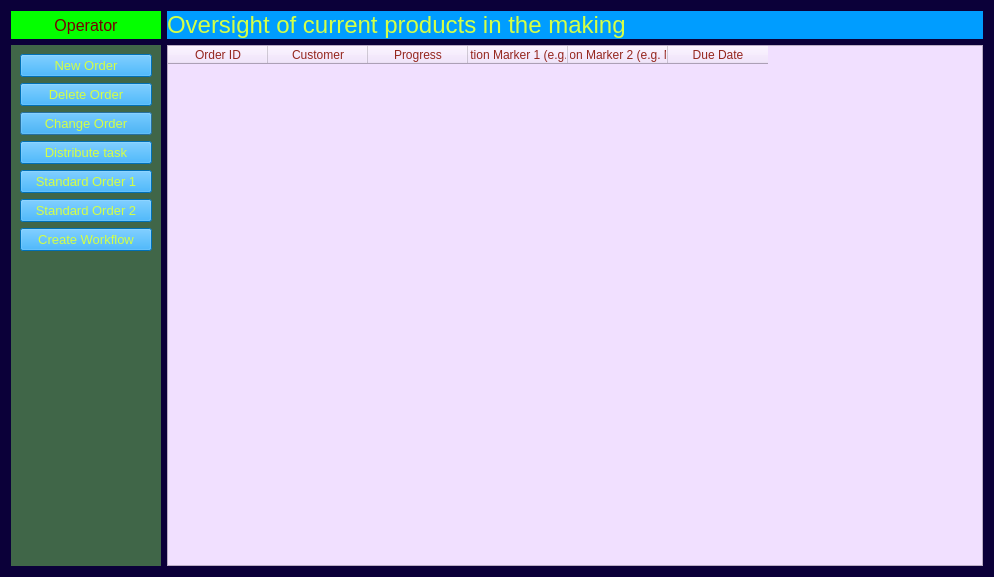
<?xml version="1.0" encoding="UTF-8"?>
<ui version="4.0">
 <class>Dialog</class>
 <widget class="QDialog" name="Dialog">
  <property name="geometry">
   <rect>
    <x>0</x>
    <y>0</y>
    <width>990</width>
    <height>577</height>
   </rect>
  </property>
  <property name="baseSize">
   <size>
    <width>700</width>
    <height>600</height>
   </size>
  </property>
  <property name="windowTitle">
   <string>Dialog</string>
  </property>
  <property name="styleSheet">
   <string notr="true">background-color:rgb(11, 0, 57);</string>
  </property>
  <layout class="QGridLayout" name="gridLayout">
   <item row="0" column="0">
    <widget class="QLabel" name="label_2">
     <property name="styleSheet">
      <string notr="true">background-color:rgb(4, 255, 0);color:rgb(117, 2, 2);font-size:12pt;</string>
     </property>
     <property name="text">
      <string>Operator</string>
     </property>
     <property name="alignment">
      <set>Qt::AlignCenter</set>
     </property>
    </widget>
   </item>
   <item row="0" column="1">
    <widget class="QLabel" name="label">
     <property name="styleSheet">
      <string notr="true">background-color:rgb(0, 157, 255);color:rgb(212, 255, 70);font-size:18pt;</string>
     </property>
     <property name="text">
      <string>Oversight of current products in the making</string>
     </property>
    </widget>
   </item>
   <item row="4" column="0">
    <widget class="QWidget" name="buttons_widget" native="true">
     <property name="minimumSize">
      <size>
       <width>150</width>
       <height>0</height>
      </size>
     </property>
     <property name="styleSheet">
      <string notr="true">background-color:rgb(64, 102, 72);</string>
     </property>
     <layout class="QGridLayout" name="gridLayout_2">
      <item row="3" column="0">
       <widget class="QPushButton" name="changeOrder">
        <property name="styleSheet">
         <string notr="true">background-color:rgb(0, 157, 255);color:rgb(212, 255, 70);font-size:10pt;</string>
        </property>
        <property name="text">
         <string>Change Order</string>
        </property>
       </widget>
      </item>
      <item row="10" column="0">
       <widget class="QPushButton" name="createWorkflow">
        <property name="styleSheet">
         <string notr="true">background-color:rgb(0, 157, 255);color:rgb(212, 255, 70);font-size:10pt;</string>
        </property>
        <property name="text">
         <string>Create Workflow</string>
        </property>
       </widget>
      </item>
      <item row="4" column="0">
       <widget class="QPushButton" name="distributeTask">
        <property name="styleSheet">
         <string notr="true">background-color:rgb(0, 157, 255);color:rgb(212, 255, 70);font-size:10pt;</string>
        </property>
        <property name="text">
         <string>Distribute task</string>
        </property>
       </widget>
      </item>
      <item row="5" column="0">
       <widget class="QPushButton" name="standardOrder1">
        <property name="styleSheet">
         <string notr="true">background-color:rgb(0, 157, 255);color:rgb(212, 255, 70);font-size:10pt;
</string>
        </property>
        <property name="text">
         <string>Standard Order 1</string>
        </property>
       </widget>
      </item>
      <item row="6" column="0">
       <widget class="QPushButton" name="standardOrder2">
        <property name="styleSheet">
         <string notr="true">background-color:rgb(0, 157, 255);color:rgb(212, 255, 70);font-size:10pt;</string>
        </property>
        <property name="text">
         <string>Standard Order 2</string>
        </property>
       </widget>
      </item>
      <item row="11" column="0">
       <spacer name="verticalSpacer">
        <property name="orientation">
         <enum>Qt::Vertical</enum>
        </property>
        <property name="sizeHint" stdset="0">
         <size>
          <width>20</width>
          <height>40</height>
         </size>
        </property>
       </spacer>
      </item>
      <item row="1" column="0">
       <widget class="QPushButton" name="newOrder">
        <property name="styleSheet">
         <string notr="true">background-color:rgb(0, 157, 255);color:rgb(212, 255, 70);font-size:10pt;</string>
        </property>
        <property name="text">
         <string>New Order</string>
        </property>
       </widget>
      </item>
      <item row="2" column="0">
       <widget class="QPushButton" name="deleteOrder">
        <property name="styleSheet">
         <string notr="true">background-color:rgb(0, 157, 255);color:rgb(212, 255, 70);font-size:10pt;</string>
        </property>
        <property name="text">
         <string>Delete Order</string>
        </property>
       </widget>
      </item>
     </layout>
    </widget>
   </item>
   <item row="4" column="1">
    <widget class="QTableWidget" name="tableWidget">
     <property name="sizePolicy">
      <sizepolicy hsizetype="MinimumExpanding" vsizetype="Expanding">
       <horstretch>0</horstretch>
       <verstretch>0</verstretch>
      </sizepolicy>
     </property>
     <property name="minimumSize">
      <size>
       <width>816</width>
       <height>0</height>
      </size>
     </property>
     <property name="styleSheet">
      <string notr="true">color: rgb(149, 38, 30); background-color: rgb(241, 224, 255);</string>
     </property>
     <property name="sizeAdjustPolicy">
      <enum>QAbstractScrollArea::AdjustToContents</enum>
     </property>
     <column>
      <property name="text">
       <string>Order ID</string>
      </property>
      <property name="background">
       <color>
        <red>0</red>
        <green>80</green>
        <blue>84</blue>
       </color>
      </property>
     </column>
     <column>
      <property name="text">
       <string>Customer</string>
      </property>
      <property name="background">
       <color>
        <red>0</red>
        <green>80</green>
        <blue>84</blue>
       </color>
      </property>
     </column>
     <column>
      <property name="text">
       <string>Progress</string>
      </property>
      <property name="background">
       <color>
        <red>0</red>
        <green>80</green>
        <blue>84</blue>
       </color>
      </property>
     </column>
     <column>
      <property name="text">
       <string>Production Marker 1 (e.g. Color)</string>
      </property>
      <property name="background">
       <color>
        <red>0</red>
        <green>80</green>
        <blue>84</blue>
       </color>
      </property>
     </column>
     <column>
      <property name="text">
       <string>Production Marker 2 (e.g. Material)</string>
      </property>
      <property name="background">
       <color>
        <red>0</red>
        <green>80</green>
        <blue>84</blue>
       </color>
      </property>
     </column>
     <column>
      <property name="text">
       <string>Due Date</string>
      </property>
      <property name="background">
       <color>
        <red>0</red>
        <green>80</green>
        <blue>84</blue>
       </color>
      </property>
     </column>
    </widget>
   </item>
  </layout>
 </widget>
 <resources/>
 <connections/>
</ui>
